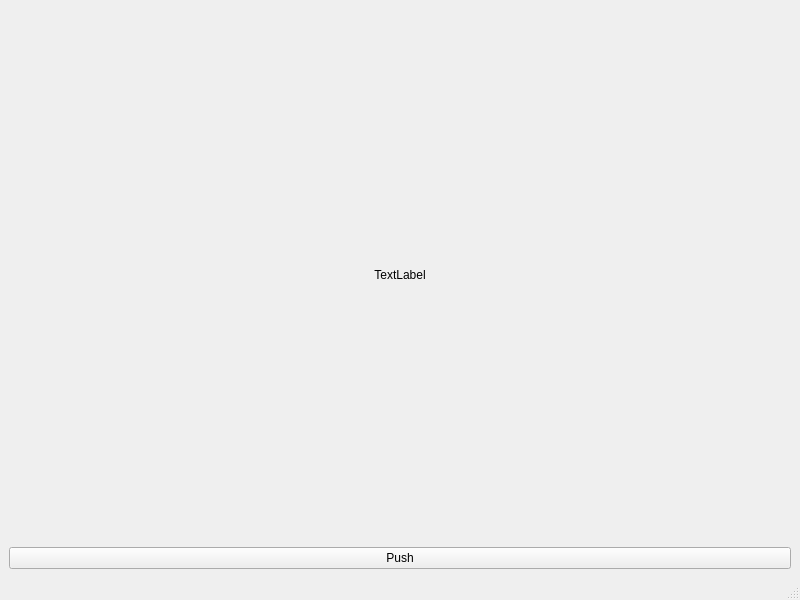
<?xml version="1.0" encoding="UTF-8"?>
<ui version="4.0">
 <class>MainWindow</class>
 <widget class="QMainWindow" name="MainWindow">
  <property name="geometry">
   <rect>
    <x>0</x>
    <y>0</y>
    <width>800</width>
    <height>600</height>
   </rect>
  </property>
  <property name="windowTitle">
   <string>MainWindow</string>
  </property>
  <widget class="QWidget" name="centralwidget">
   <layout class="QGridLayout" name="gridLayout">
    <item row="0" column="0">
     <widget class="QLabel" name="label">
      <property name="text">
       <string>TextLabel</string>
      </property>
      <property name="alignment">
       <set>Qt::AlignCenter</set>
      </property>
     </widget>
    </item>
    <item row="1" column="0">
     <widget class="QPushButton" name="pushButton">
      <property name="text">
       <string>Push</string>
      </property>
     </widget>
    </item>
   </layout>
  </widget>
  <widget class="QMenuBar" name="menubar">
   <property name="geometry">
    <rect>
     <x>0</x>
     <y>0</y>
     <width>800</width>
     <height>22</height>
    </rect>
   </property>
  </widget>
  <widget class="QStatusBar" name="statusbar"/>
 </widget>
 <resources/>
 <connections/>
</ui>
